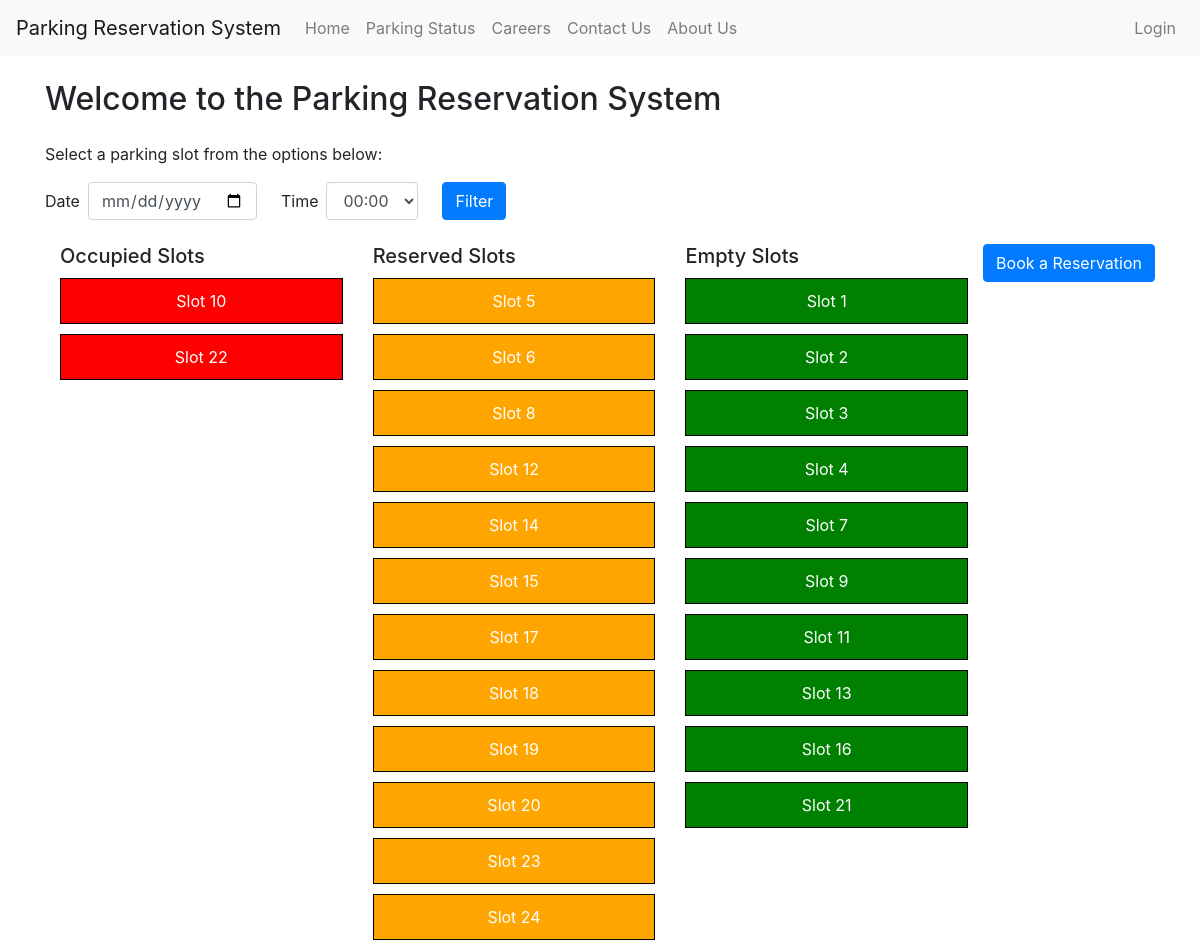
The page /parking_status on the database as committed earlier.
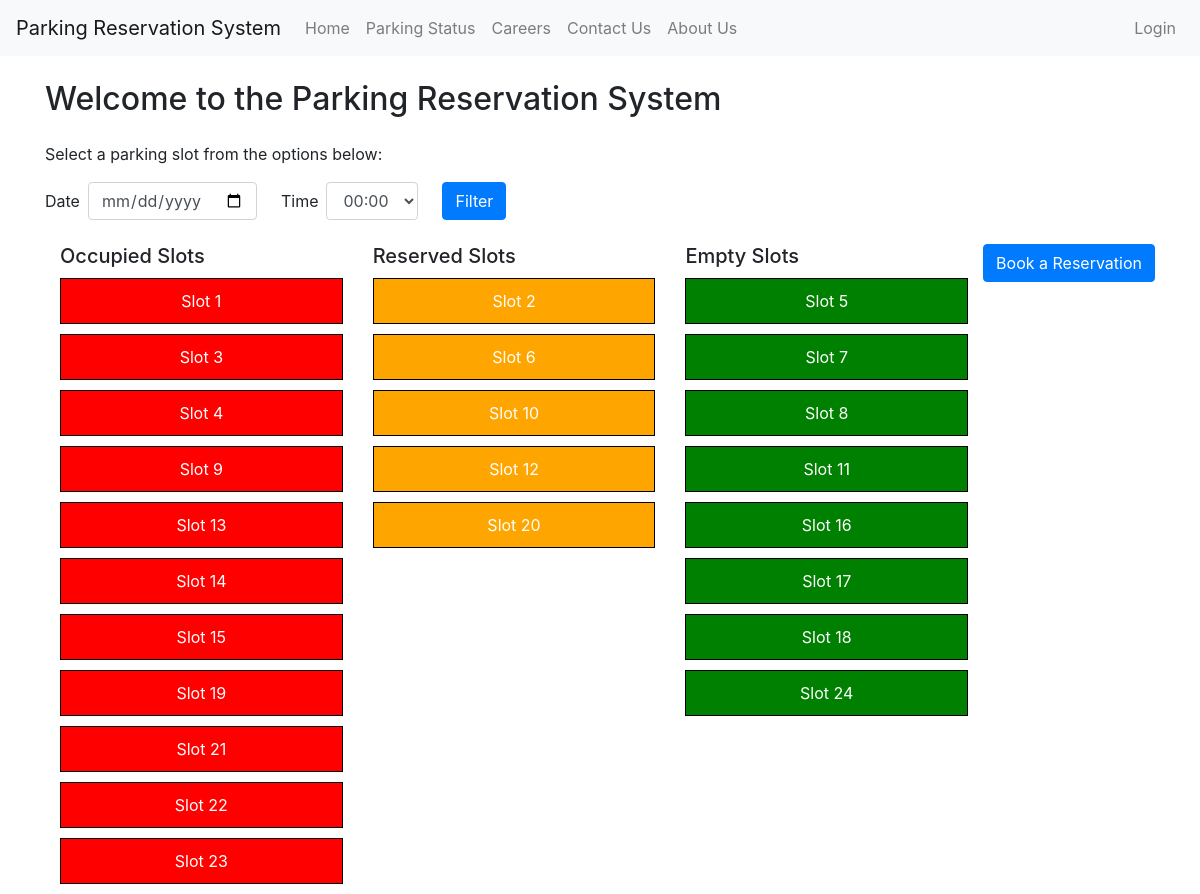
The same page on the database as committed later.
### app.py (models this page shows, shortened)
class Slot(db.Model):
    id = db.Column(db.Integer, primary_key=True)
    status = db.Column(db.String(50), nullable=False)
    date = db.Column(db.Date, nullable=True)
    start_time = db.Column(db.Time, nullable=True)
    end_time = db.Column(db.Time, nullable=True)

### app.py (the view)
@app.route('/parking_status')
def parking_status():
    slots = Slot.query.all()
    return render_template('parking_status.html', slots=slots)

### templates/parking_status.html (shortened to what this page needs)
<!DOCTYPE html>
{% extends "base.html" %} {% block title %} Parking Status {% endblock %} {%
block content %}
<div class="container">
  <h2 class="my-4">Welcome to the Parking Reservation System</h2>
  <p>Select a parking slot from the options below:</p>
  <div class="mb-4">
    <form class="form-inline">
      <div class="form-group">
        <label for="filter_date" class="mr-2">Date</label>
        <input
          type="date"
          class="form-control mr-4"
          id="filter_date"
          name="filter_date"
          required
        />
      </div>
      <div class="form-group">
        <label for="filter_time" class="mr-2">Time</label>
        <select class="form-control mr-4" id="filter_time" name="filter_time">
          {% for i in range(24) %}
          <option value="{{ '%02d:00' % i }}">{{ '%02d:00' % i }}</option>
          {% endfor %}
        </select>
      </div>
      <button type="submit" class="btn btn-primary">Filter</button>
    </form>
  </div>
  <div class="mb-4">
    <a href="/reserve" class="btn btn-primary float-right"
      >Book a Reservation</a
    >
  </div>
  <div class="row">
    <div class="col-4">
      <h5>Occupied Slots</h5>
      {% for slot in slots if slot.status == 'occupied' %}
      <div class="slot occupied">Slot {{ slot.id }}</div>
      {% endfor %}
    </div>
    <div class="col-4">
      <h5>Reserved Slots</h5>
      {% for slot in slots if slot.status == 'reserved' %}
      <div class="slot reserved">Slot {{ slot.id }}</div>
      {% endfor %}
    </div>
    <div class="col-4">
      <h5>Empty Slots</h5>
      {% for slot in slots if slot.status == 'empty' %}
      <div class="slot empty">Slot {{ slot.id }}</div>
      {% endfor %}
    </div>
  </div>
</div>
{% endblock %}

Rows that differ between the two databases and show on the page:
changed Slot id 1: moves from the list under "Empty Slots" to the list under "Occupied Slots"
changed Slot id 3: moves from the list under "Empty Slots" to the list under "Occupied Slots"
changed Slot id 4: moves from the list under "Empty Slots" to the list under "Occupied Slots"
changed Slot id 9: moves from the list under "Empty Slots" to the list under "Occupied Slots"
changed Slot id 13: moves from the list under "Empty Slots" to the list under "Occupied Slots"
changed Slot id 14: moves from the list under "Reserved Slots" to the list under "Occupied Slots"
changed Slot id 15: moves from the list under "Reserved Slots" to the list under "Occupied Slots"
changed Slot id 19: moves from the list under "Reserved Slots" to the list under "Occupied Slots"
changed Slot id 21: moves from the list under "Empty Slots" to the list under "Occupied Slots"
changed Slot id 23: moves from the list under "Reserved Slots" to the list under "Occupied Slots"
changed Slot id 2: moves from the list under "Empty Slots" to the list under "Reserved Slots"
changed Slot id 10: moves from the list under "Occupied Slots" to the list under "Reserved Slots"
changed Slot id 5: moves from the list under "Reserved Slots" to the list under "Empty Slots"
changed Slot id 8: moves from the list under "Reserved Slots" to the list under "Empty Slots"
changed Slot id 17: moves from the list under "Reserved Slots" to the list under "Empty Slots"
changed Slot id 18: moves from the list under "Reserved Slots" to the list under "Empty Slots"
changed Slot id 24: moves from the list under "Reserved Slots" to the list under "Empty Slots"
